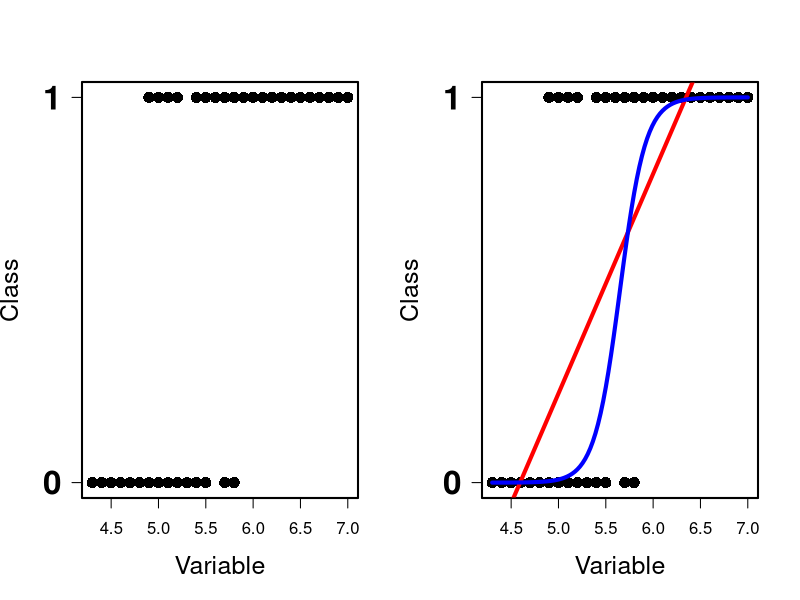
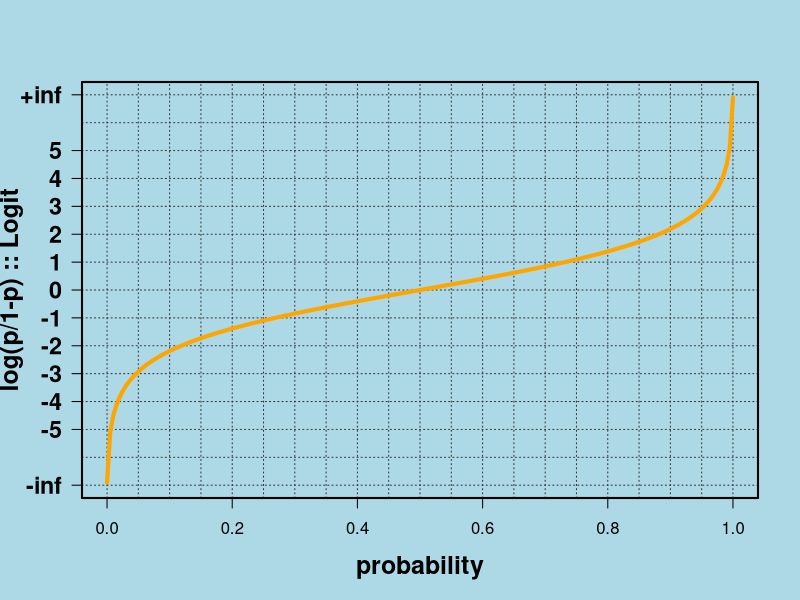
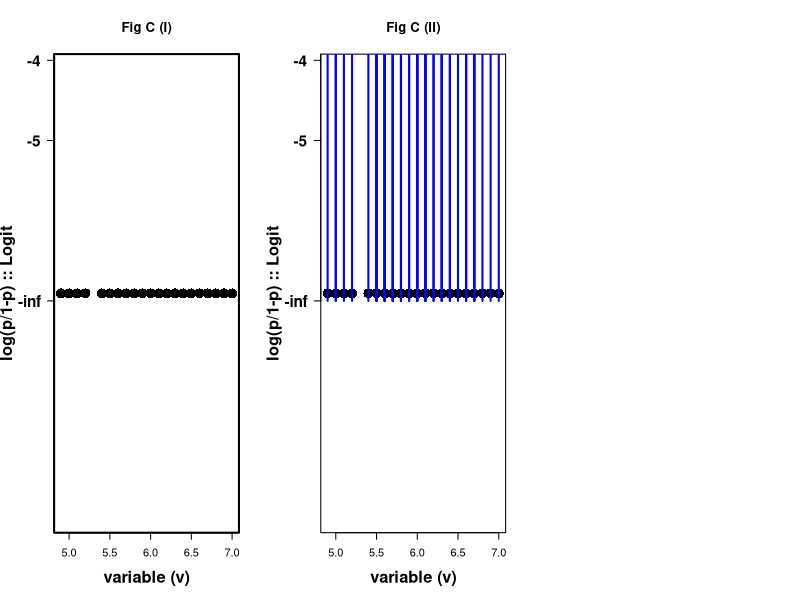

Write R code to recreate these figures, in order. (Note: this script raises an error after producing the figures.)


data(iris)
data<-iris
data$Species<-as.numeric(data$Species)
data<-data[which(data$Species%in%c(1,2)),]
data$Species<-ifelse(data$Species==1,0,1)
colo<-ifelse(data$Species==1,"red","blue")


myline<-function(x){
  y<--2.5 + x*0.6
  return(y)
}

par(bg="white")
data("iris")
iris<-iris[sample(1:nrow(iris)),]
iris$Species<-as.numeric(iris$Species)
iris$Species<-ifelse(iris$Species==1,0,ifelse(iris$Species==2,1,3))
iris<-iris[-which(iris$Species==3),]
a<-cbind(iris$Sepal.Length, iris$Species)
colnames(a)<-c("Variable", "Class")
a[1:20,]



par(mfrow=c(1,2))

plot(x=a[,1], y=a[,2], xlab="Variable", cex.lab=1.5, pch=16,
     ylab="Class", yaxt="n",font=9,font.lab=9, cex=1.5)
axis(2, at=c(0,1), label=c(0,1), cex.axis=2, font=2, las=1)
box(lwd=2)


plot(x=a[,1], y=a[,2], xlab="Variable", cex.lab=1.5, pch=16,
     ylab="Class", yaxt="n",font=9,font.lab=9, cex=1.5)
axis(2, at=c(0,1), label=c(0,1), cex.axis=2, font=2, las=1)
box(lwd=2)
abline(lm(a[,2]~a[,1]), lwd=4, col="red")

par(new=T)
plot((1/(1+exp(-(seq(-10,10,length.out = 100))))),
     type="l", lwd=4, col="blue", xaxt="n", yaxt="n",
     xlab="", ylab="")




par(mfrow=c(1,1))
logit<- function(p){
  logi<- log(p/(1-p))
}
par(bg="lightblue")
a<-logit(seq(0.001,0.999, length.out = 200))
plot(x=seq(0,1, length.out = length(a)),a,
     type="n", lwd=4, col="orange",
     xlab="probability", cex.lab=1.5, pch=16,
     ylab="log(p/1-p) :: Logit", yaxt="n",font=9,font.lab=2, cex=1.5)
axis(2, at=c(-7,seq(-5,5,1),7),
     label=c("-inf",seq(-5,5,1),"+inf"), cex.axis=1.4, font=2, las=1)
abline(h=seq(-7,7,1), lwd=1,lty=3, col="grey20")
abline(v=seq(0.0,1.0,0.05), lwd=1,lty=3, col="grey20")
lines(x=seq(0,1, length.out = length(a)),a,lwd=4, col="orange")
box(lwd=2)




logit<- function(p){
  logi<- log(p/(1-p))
}
par(bg="white")
data("iris")
iris<-iris[sample(1:nrow(iris)),]
iris$Species<-as.numeric(iris$Species)
iris$Species<-ifelse(iris$Species==1,0,ifelse(iris$Species==2,1,3))
iris<-iris[-which(iris$Species==3),]
a<-cbind(iris$Sepal.Length, iris$Species)
colnames(a)<-c("Variable", "Class")
a[1:20,]

par(mfrow=c(1,3))
a[,2]<-ifelse(a[,2]==0, 0.001, 0.999)
a[,2]<-logit(a[,2])
plot(x=a[,1],y=a[,2], main="Fig C (I)",
     type="n", lwd=4, col="orange",
     xlab="variable (v)", cex.lab=1.5, pch=16,
     ylab="log(p/1-p) :: Logit", yaxt="n",font=9,font.lab=2, cex=1.5)
axis(2, at=c(-7,seq(-5,5,1),7),
     label=c("-inf",seq(-5,5,1),"+inf"), cex.axis=1.4, font=2, las=1)
points(x=a[,1],y=a[,2], col="black", pch=16, cex=2)
segments(4,-5,8,10, col="red",lwd=5)
text(6.25,1,label="log(p/1-p) = ?????+ ?????*v", font=2,cex=1.2,col="blue")
text(6.25,-1,label=" ?????=-20, ??1=3.75", font=2,cex=1.2,col="blue")
box(lwd=2)


plot(x=a[,1],y=a[,2],
     type="n", lwd=4, col="orange",main="Fig C (II)",
     xlab="variable (v)", cex.lab=1.5, pch=16,
     ylab="log(p/1-p) :: Logit", yaxt="n",font=9,font.lab=2, cex=1.5)
axis(2, at=c(-7,seq(-5,5,1),7),
     label=c("-inf",seq(-5,5,1),"+inf"), cex.axis=1.4, font=2, las=1)
points(x=a[,1],y=a[,2], col="black", pch=16, cex=2)
segments(4,-5,8,10, col="red",lwd=5)
points_on_red<--20+15/4*a[,1]
a_down<-a[,1][c(which(a[,2]<0))]
a_down_pol<-points_on_red[c(which(a[,2]<0))]
segments(a_down,-7,a_down, a_down_pol, lwd=2, col="blue")

a_up<-a[,1][c(which(a[,2]>0))]
a_up_pol<-points_on_red[c(which(a[,2]>0))]
segments(a_up,7,a_up,a_up_pol, lwd=2, col="blue")
points(a[,1],points_on_red, pch=19,
       lwd=3, cex=1.5, col="blue" )
text(6.5,-1, labels = "<-- Projection on the")
text(6.5,-2, labels = "   logit line")

box(lwd=2)



plot(x=a[,1], y=1/(1+exp(-a[,2])), xlab="Variable (v)", cex.lab=1.5, pch=16,
     ylab="Class Probability",font=9,font.lab=9, cex=1.5)

text(6.25,0.6, labels = "Logistic transformation")
text(6.25,0.5, labels = "Class Prob.= 1/(1+exp(-logit))")
par(new=T)
plot(x=a[,1],y=1/(1+exp(-points_on_red)), 
      type="p", lwd=5, col="blue", xaxt="n",
     yaxt="n", xlab="", ylab="", main= "Fig C (III)")
box(lwd=2)




par(bg="lightblue")
par(mfrow=c(1,1))

plot(1/(1+exp(-(seq(-10,10, length.out = 1000)))),
     type = "l", lwd=5, col= "red", xlab="real value",
     ylab=expression(paste(sigma,"(z)=probability in [0,1]")), xaxt="n", font.lab=9,
     main=" Logistic mapping (-inf, inf) to (0,1)", font.axis=2,
     cex.axis=1.2, cex.lab=1.2)
axis(1, at=seq(1, 1000, length.out = 21),
     labels = c("-inf", seq(-9,9,1), "inf"),
     font=2, cex=1.4)
abline(v=seq(1, 1000, length.out = 21), lwd=1.4, lty=3)
abline(h=seq(0,1,0.1), lwd=1.4, lty=3)
box(lwd=3)







